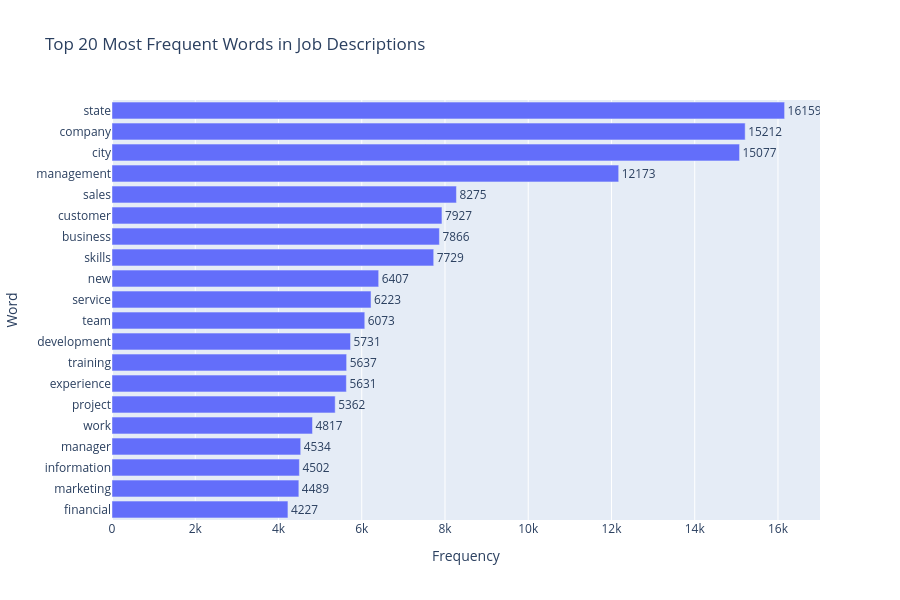

Notebook code for this chart:
### Code cell
top_words = common.head(20).sort_values("count")

fig = px.bar(
    top_words,
    x="count",
    y="word",
    orientation="h",
    title="Top 20 Most Frequent Words in Job Descriptions",
    labels={
        "count": "Frequency",
        "word": "Word"
    },
    text="count"
)

fig.update_traces(textposition="outside")

fig.update_layout(
    width=900,
    height=600,
    yaxis=dict(categoryorder="total ascending")
)

fig.show()

### Figure 1 — Plotly figure (JSON) as saved in the notebook; plotly's stock layout.template omitted (floating-point values rounded to 4 significant figures)
{"data": [{"hovertemplate": "Frequency=%{text}<br>Word=%{y}<extra></extra>", "legendgroup": "", "marker": {"color": "#636efa", "pattern": {"shape": ""}}, "name": "", "orientation": "h", "showlegend": false, "text": [4227.0, 4489.0, 4502.0, 4534.0, 4817.0, 5362.0, 5631.0, 5637.0, 5731.0, 6073.0, 6223.0, 6407.0, 7729.0, 7866.0, 7927.0, 8275.0, 12170.0, 15080.0, 15210.0, 16160.0], "textposition": "outside", "type": "bar", "x": [4227, 4489, 4502, 4534, 4817, 5362, 5631, 5637, 5731, 6073, 6223, 6407, 7729, 7866, 7927, 8275, 12173, 15077, 15212, 16159], "xaxis": "x", "y": ["financial", "marketing", "information", "manager", "work", "project", "experience", "training", "development", "team", "service", "new", "skills", "business", "customer", "sales", "management", "city", "company", "state"], "yaxis": "y"}], "layout": {"barmode": "relative", "height": 600, "legend": {"tracegroupgap": 0}, "title": {"text": "Top 20 Most Frequent Words in Job Descriptions"}, "width": 900, "xaxis": {"anchor": "y", "domain": [0, 1], "title": {"text": "Frequency"}}, "yaxis": {"anchor": "x", "categoryorder": "total ascending", "domain": [0, 1], "title": {"text": "Word"}}}}
